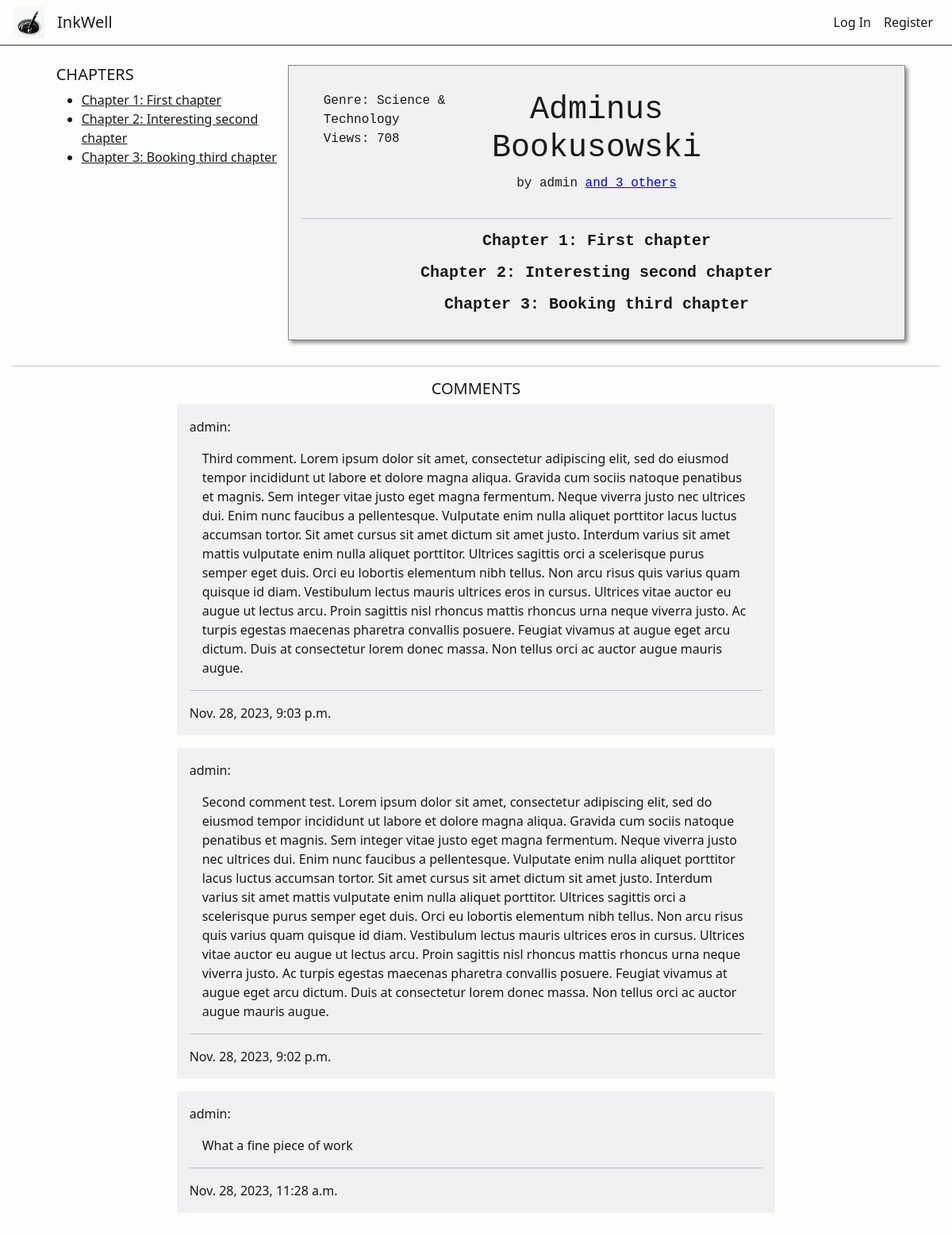
The page /ink_view/6 on the database its author committed.
### inkwell/models.py (models this page shows, shortened)
class Chapter(models.Model):
    chapterNumber = models.PositiveIntegerField(default=1)
    chapterTitle = models.CharField(max_length=64)
    chapterContents = QuillField()
    chapterInkOrigin = models.ForeignKey(Ink, on_delete=models.CASCADE, related_name="chapterInkOrigin", default="")

class Ink(models.Model):
    wellOrigin = models.ForeignKey(Well, on_delete=models.CASCADE, related_name="well_pk", default="")
    inkOwner = models.ForeignKey(User, on_delete=models.CASCADE, related_name="ink_owner", default="")
    coAuthors = models.ManyToManyField(User, related_name="CoAuthors", blank=True)
    privateStatus = models.BooleanField(default=False)
    updateStatus = models.BooleanField(default=False) # If the Ink is edited at least once, this changes to true
    ink_following = models.ManyToManyField(User, related_name="ink_following", blank=True)
    genre = models.CharField(max_length=64, default="")
    tags = models.ManyToManyField(Tag, related_name="tags", blank=True)
    description = models.CharField(max_length=500, default="")
    title = models.CharField(max_length=64, default="")
    content = models.TextField()
    views = models.PositiveBigIntegerField(default=0)
    creation_date = models.DateTimeField(default=timezone.now, editable=False)

class User(AbstractUser):
    about = models.CharField(max_length=250, default="")
    profilePicture = models.ImageField(upload_to='', blank=True, null=True)
    YourCoAuthorRequests = models.PositiveIntegerField(default=0) # Amount of co-author requests the author made to other inks that were accepted
    def __str__(self):
        return f"{self.username}"

class Comment(models.Model):
    content = models.TextField()
    commentInkOrigin = models.ForeignKey(Ink, on_delete=models.CASCADE, related_name="commentInkOrigin", default="")
    commentAuthor = models.ForeignKey(User, on_delete=models.CASCADE, related_name="commentAuthor", default="")
    commentCreationDate = models.DateTimeField(default=timezone.now, editable=False)

### inkwell/views.py (the view, shortened to what this page needs)
# urls.py: path('ink_view/<int:inkID>', views.ink_view, name='ink_view'),
def ink_view(request, inkID):
    viewedInk = Ink.objects.get(id=inkID)
    chapters = Chapter.objects.filter(chapterInkOrigin=viewedInk).order_by("chapterNumber")
    viewedInk.views += 1
    viewedInk.save()
    viewingAsAuthor = False
    following_check = False
    comments = Comment.objects.filter(commentInkOrigin=viewedInk).order_by("-commentCreationDate")
    if request.method == "POST" and "commentContents" in request.POST:
        commentContents = request.POST.get("commentContents")
        new_comment = Comment(content=commentContents, commentInkOrigin=viewedInk, commentAuthor=current_user)
        new_comment.save()
        time.sleep(1)
        return redirect('ink_view', inkID=viewedInk.id)
    return render(request, "inkwell/ink_view.html", {
        "ink": viewedInk,
        "chapters": chapters,
        "following_check": following_check,
        "viewingAsAuthor": viewingAsAuthor,
        "comments": comments
    })

### inkwell/templates/inkwell/ink_view.html (shortened to what this page needs)
{% extends "inkwell/layout.html" %}
{% block body %}
<div class="container-flex inkViewContainer">
    <div class="row mt-2">
        <div class="col-3 chapterListCol">
            <div class="chaptersListView">
                <h5 class="text-start">CHAPTERS</h5>
                <ul class="chapter-list">
                    {% for chapter in chapters %}
                        <a href="#anchorChapter{{ chapter.chapterNumber }}"><li>Chapter {{ chapter.chapterNumber }}: {{ chapter.chapterTitle }}</li></a>
                    {% endfor %}
                </ul>
            </div>
        </div>
        <div class="col-8 inkViewContents">
            <div class="row inkTitleCard">
                <div class="col inkTitleCardInfo displayDirectionCol">
                    <span>Genre: {{ ink.genre }}</span>
                    <span>Views: {{ ink.views }}</span>
                </div>
                <div class="col-5 inkViewTitleColumn displayDirectionCol">
                    <h1 class="text-center inkViewTitle">{{ ink.title }}</h1>
                    {% if ink.coAuthors %}
                        <span class="author-credit text-center">by {{ ink.inkOwner }} <a href="{% url 'inkCoAuthors' inkID=ink.id %}" style="text-decoration: underline; color: blue;">and {{ ink.coAuthors.count }} others</a></span>
                    {% else %}
                        <span class="author-credit text-center">by {{ ink.inkOwner }}</span>
                    {% endif %}
                </div>
                <div class="col">
                </div>
            </div>
            <hr>
            {% for chapter in chapters %}
            <div class="justify-text" id="anchorChapter{{chapter.chapterNumber}}">
                <h5 class="text-center fw-bold chapterTitle">Chapter {{ chapter.chapterNumber}}: {{chapter.chapterTitle}}</h5>
            </div>
            {% endfor %}
        </div>
    </div>
    <div class="row inkViewComments disFdirColAliCen">
        <hr>
        <div class="col-8">
            <div class="comments-section">
                <h5 class="text-center">COMMENTS</h5>
                {% for comment in comments %}
                    <div class="comment">
                        <span>{{ comment.commentAuthor }}:</span>
                        <p>{{ comment.content }}</p>
                        <hr>
                        <span>{{ comment.commentCreationDate }}</span>
                    </div>
                {% endfor %}
            </div>
        </div>
    </div>
</div>
{% endblock%}

### inkwell/static/inkwell/styles.css (style rules this page uses)
:root { --black: #020202ff; --dark-green: #0d2818ff; --pakistan-green: #04471cff; --sea-green: #058c42ff; --malachite: #16db65ff; --coquelicot: #f15025ff; --white: #ffffffff; --platinum: #e6e8e6ff; --timberwolf: #ced0ceff; --eerie-black: #191919ff; --gunmetal: #223843ff; --antiflash-white: #eff1f3ff; --timberwolf: #dbd3d8ff; --desert-sand: #d8b4a0ff; --burnt-sienna: #d77a61ff; --baby-powder: #fdfffcff; --lapis-lazuli: #235789ff; --fire-engine-red: #c1292eff; --school-bus-yellow: #f1d302ff; --raisin-black: #161925ff; --primary-color: var(--antiflash-white); --secondary-color: var(--baby-powder); --background-color: var(--baby-powder); --text-color: var(--eerie-black); --border-color: #888888; }
p, a, h1, h2, h3, h4, h5, span { color: var(--text-color); }
body { background-color: var(--background-color); margin: 0; z-index: 0; }
.displayDirectionCol { display: flex; flex-direction: column; }
.disFdirColAliCen { display: flex; flex-direction: column; align-items: center; }
.justify-text { text-align: justify; }
.chapterListCol { width: 19rem; }
.chaptersListView { position: sticky; top: 0px; }
.inkViewContainer .row { display: flex; justify-content: center; }
.inkViewContents, .inkEditMainCol { background-color: var(--primary-color); border: 1px var(--border-color) solid; font-family: 'Courier New', Courier, monospace; padding: 1rem; box-shadow: 3px 3px 5px #888888; }
.inkViewComments { margin: 0; }
.comment { background-color: var(--primary-color); margin-bottom: 1rem; padding: 1rem; }
.comment p { margin: 1rem; }
.row { padding: 1rem; margin: 0; }

### rows shown on the page
Chapter: chapterNumber "1", chapterTitle "First chapter"
Chapter: chapterNumber "2", chapterTitle "Interesting second chapter"
Chapter: chapterNumber "3", chapterTitle "Booking third chapter"
Ink: genre "Science & Technology", views "708", title "Adminus Bookusowski", inkOwner "admin", coAuthors.count "3"
Comment: commentAuthor "admin", content "Third comment. Lorem ipsum dolor sit amet, consectetur adipiscing elit, sed do eiusmod tempor incididunt ut labore et dolore magna aliqua. Gravida cum sociis natoque penatibus et magnis. Sem integer vitae justo eget magna fermentum. Neque viverra justo nec ultrices dui. Enim nunc faucibus a pellentesque. Vulputate enim nulla aliquet porttitor lacus luctus accumsan tortor. Sit amet cursus sit amet dictum sit amet justo. Interdum varius sit amet mattis vulputate enim nulla aliquet porttitor. Ultrices sagittis orci a scelerisque purus semper eget duis. Orci eu lobortis elementum nibh tellus. Non arcu risus quis varius quam quisque id diam. Vestibulum lectus mauris ultrices eros in cursus.…", commentCreationDate "Nov. 28, 2023, 9:03 p.m."
Comment: commentAuthor "admin", content "Second comment test. Lorem ipsum dolor sit amet, consectetur adipiscing elit, sed do eiusmod tempor incididunt ut labore et dolore magna aliqua. Gravida cum sociis natoque penatibus et magnis. Sem integer vitae justo eget magna fermentum. Neque viverra justo nec ultrices dui. Enim nunc faucibus a pellentesque. Vulputate enim nulla aliquet porttitor lacus luctus accumsan tortor. Sit amet cursus sit amet dictum sit amet justo. Interdum varius sit amet mattis vulputate enim nulla aliquet porttitor. Ultrices sagittis orci a scelerisque purus semper eget duis. Orci eu lobortis elementum nibh tellus. Non arcu risus quis varius quam quisque id diam. Vestibulum lectus mauris ultrices eros in…", commentCreationDate "Nov. 28, 2023, 9:02 p.m."
Comment: commentAuthor "admin", content "What a fine piece of work", commentCreationDate "Nov. 28, 2023, 11:28 a.m."
